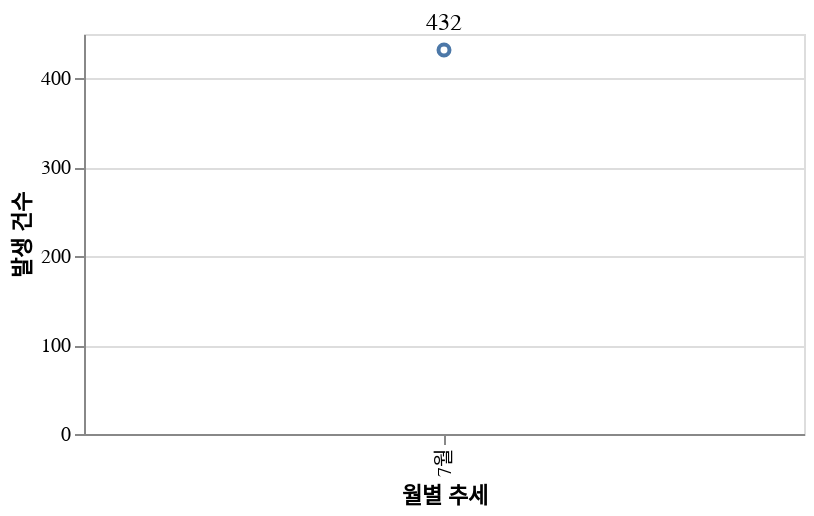

Notebook source saved alongside this figure:
### Code cell
chart

### Figure 1 — Vega-Lite specification as saved in the notebook (floating-point values rounded to 4 significant figures; data arrays with more than 128 entries replaced by an {"elided": "..."} marker saying what was removed)
{"config": {"axis": {"fontSize": 12, "font": "맑은고딕", "anchor": "start", "fontColor": "#000000"}}, "layer": [{"mark": "point", "encoding": {"x": {"field": "월", "scale": {"padding": 15}, "title": "월별 추세", "type": "nominal"}, "y": {"aggregate": "count", "title": "발생 건수", "type": "quantitative"}}}, {"mark": {"type": "line", "color": "red"}, "encoding": {"x": {"field": "월", "title": "월별 추세", "type": "nominal"}, "y": {"aggregate": "count", "title": "", "type": "quantitative"}}}, {"mark": {"type": "text", "align": "center", "baseline": "line-top", "color": "black", "dy": -20, "fontSize": 12, "size": 12}, "encoding": {"text": {"aggregate": "count", "field": "성패", "type": "quantitative"}, "x": {"field": "월", "scale": {"padding": 15}, "title": "월별 추세", "type": "nominal"}, "y": {"aggregate": "count", "title": "발생 건수", "type": "quantitative"}}}], "data": {"name": "data-810e003732f3003760eeb513b940f420"}, "height": 200, "width": 360, "$schema": "https://vega.github.io/schema/vega-lite/v4.17.0.json", "datasets": {"data-810e003732f3003760eeb513b940f420": {"elided": "432 records"}}}
